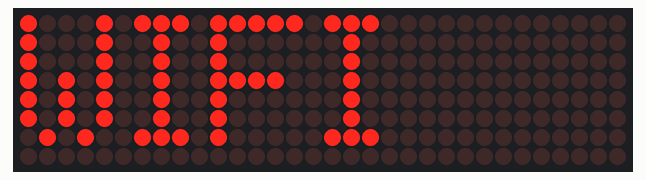
Recording of a sketch running on a simulated ESP32. Parts: 32×8 LED matrix. WiFi joins after 1.5 s; servers stay silent unless stated; the local clock reads 2024-03-15 10:24:30 at power-on unless the sketch sets it.

Above: at 0.1 s.
At 1.6 s:
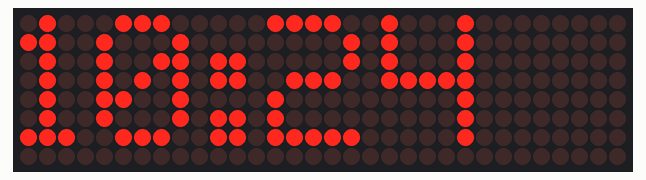
At 30.6 s:
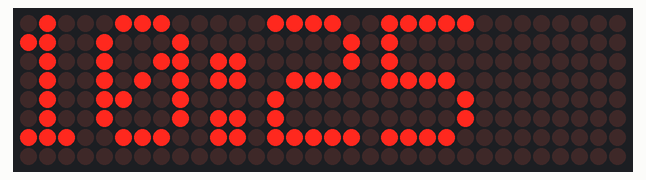
At 90.6 s:
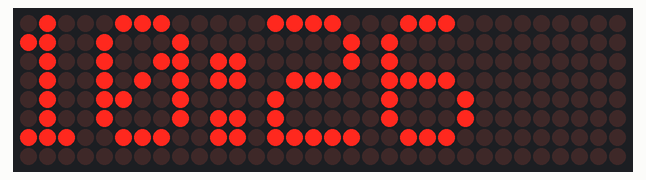

The sketch:

ESP32_CLOCK.ino
```cpp
#include <WiFi.h>
#include <MD_Parola.h>
#include <MD_MAX72xx.h>
#include <SPI.h>
#include <time.h>

#define HARDWARE_TYPE MD_MAX72XX::FC16_HW
#define MAX_DEVICES 4

#define DATA_PIN 23
#define CS_PIN 5
#define CLK_PIN 18

MD_Parola display = MD_Parola(HARDWARE_TYPE, DATA_PIN, CLK_PIN, CS_PIN, MAX_DEVICES);

const char* ssid = "testing";
const char* password = "password";

const char* ntpServer = "pool.ntp.org";
const long gmtOffset_sec = 19800;   // IST (5.5 hours)
const int daylightOffset_sec = 0;

void setup() {

  Serial.begin(115200);

  display.begin();
  display.setIntensity(5);
  display.displayClear();

  WiFi.begin(ssid, password);

  display.print("WIFI");

  while (WiFi.status() != WL_CONNECTED) {
    delay(500);
  }

  display.print("SYNC");

  configTime(gmtOffset_sec, daylightOffset_sec, ntpServer);
}

void loop() {

  struct tm timeinfo;

  if(!getLocalTime(&timeinfo)){
    display.print("ERR");
    return;
  }

  char timeStr[6];
  sprintf(timeStr,"%02d:%02d",timeinfo.tm_hour,timeinfo.tm_min);

  display.print(timeStr);

  delay(1000);
}
```

Measured:
- what the display in image 1 shows lasts 29.0 s, from 1.5 s to 30.5 s
- what the display in image 2 shows lasts 60.0 s, from 30.5 s to 90.5 s
